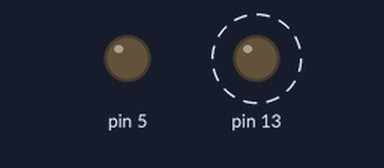
A sketch run on a simulated Arduino Uno, built with avr-gcc and run on an emulated ATmega328P. Shown: output pins drawn as LEDs (lit = HIGH). Dashed ring = blinking.

Above: at 0.2 s.
Timing chart, 0 to 3.0 s (numbered marks = the images above):
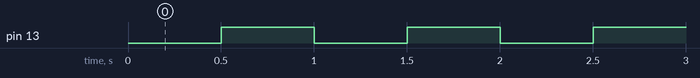

The sketch:

MixerNoDelayRehash.ino
```cpp
//State Machine example
//LarryD
//CheckTime is a variable


//byte messageNumber;
unsigned long FlashTime;
unsigned long TaskWait;
unsigned long TaskStir;
unsigned long stirTime = 3.0E5;//should be 5 minutes
unsigned long restTime = 1.8E6;//should be 30 minutes
unsigned long currentmillis;


//define the available machine states that we can have for this sketch
//add more states as needed
enum States{//iterates through each state/case
  stateStir, stateRest, stateOrange, statePear, statePeach, stateKiwi};

//mstate = machine State
States mstate = stateStir;              //we start out in this machine state

void setup()
{
  Serial.begin(9600);
  pinMode(5, OUTPUT);
  pinMode(13, OUTPUT);
  FlashTime = millis();
  TaskWait = millis();                   //initialize the next wait time
  TaskStir = millis();
  mstate = stateStir;                   //we start out in this machine state

} //        >>>>>>>>>>>>>> END OF setup() <<<<<<<<<<<<<<<<<


void loop()
{
  //leave this line of code at the top
  currentmillis  = millis();
  //***************************
  //just some code to see if the sketch is blocking
  if (CheckTime(FlashTime, 500UL))
  {
    digitalWrite(13,!digitalRead(13));
  }
  //***************************

  //Put your non-blocking regular stuff here


  //****************************************************************
  //Check machine state and do things that must be done accordingly
  switch (mstate)
  {

    //***************************
  case stateStir:
    {
      //TaskWait = millis();

      //let us wait for 5 seconds before we print the Welcome message
      if (CheckTime(TaskWait, stirTime))//
      //if (CheckTime(TaskWait, waitTime)) //we could use a variable for the time to wait
      {
        Serial.println(F("Turn pin 5 on for 5 seconds"));
        digitalWrite(5,HIGH);
        Serial.print("Case = stateStart");
        TaskWait = millis();
        //digitalWrite(5,LOW);
        mstate = stateRest; //advance to the next state

      }
    }
    break; //end case stateStart


    //***************************
  case stateRest:
  if (CheckTime(TaskWait, restTime))
        {
          Serial.println   (F("Here is another message."));
          Serial.println   (F("We will now wait 5 sec and continue."));
          Serial.println();
          digitalWrite(5,LOW);
          Serial.println("Pin 5 is low");
          TaskWait = millis();
          mstate = stateStir;
        }

        break;
    }
 }

//======================================================================
//                    F U N C T I O N S
//======================================================================

//***************************
//Delay time expired function
boolean CheckTime(unsigned long &lastMillis, unsigned long wait)
{
  //is the time up for this task?
  if (currentmillis - lastMillis >= wait)
  {
    lastMillis += wait;  //get ready for the next iteration

    return true;
  }

  return false;
} //END of CheckTime()

//***************************

//======================================================================
//                             END OF CODE
//======================================================================
```

Measured:
- by itself, pin 13: alternates HIGH for 0.50 s and LOW for 0.50 s
